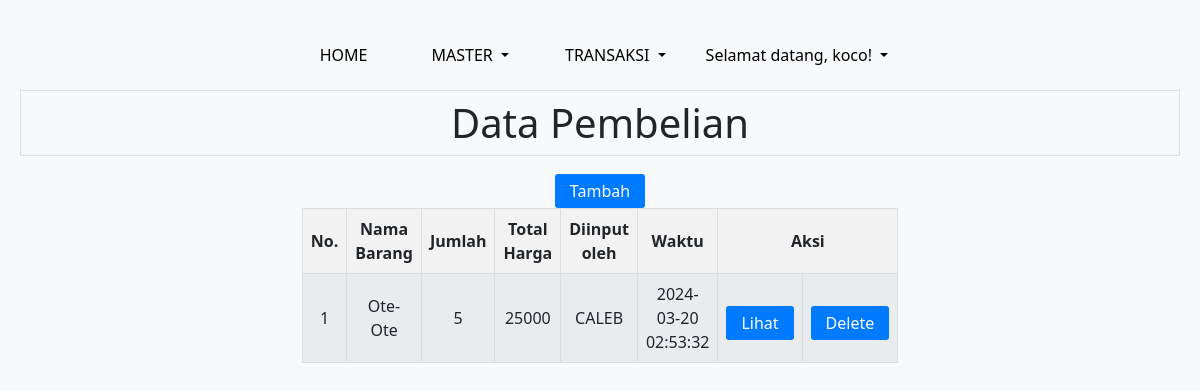
The app's page /pembelian.php (signed in) with its own data.
### tables this page shows
CREATE TABLE `pembelian` (
  `id` int(10) UNSIGNED NOT NULL,
  `id_barang` int(10) UNSIGNED NOT NULL,
  `jumlah` int(10) UNSIGNED NOT NULL,
  `total_harga` int(10) UNSIGNED NOT NULL,
  `id_staff` int(10) UNSIGNED NOT NULL,
  `created_at` timestamp NOT NULL DEFAULT current_timestamp(),
  `updated_at` timestamp NULL DEFAULT NULL ON UPDATE current_timestamp()
);

CREATE TABLE `barang` (
  `id` int(10) UNSIGNED NOT NULL,
  `nama` varchar(50) NOT NULL,
  `kategori` enum('makanan','minuman') NOT NULL,
  `stok` int(10) UNSIGNED NOT NULL,
  `harga_beli` int(10) UNSIGNED NOT NULL,
  `harga_jual` int(11) UNSIGNED NOT NULL,
  `created_at` timestamp NOT NULL DEFAULT current_timestamp(),
  `updated_at` timestamp NULL DEFAULT NULL ON UPDATE current_timestamp()
);

CREATE TABLE `user` (
  `id` int(10) UNSIGNED NOT NULL,
  `username` varchar(50) NOT NULL,
  `password` varchar(255) NOT NULL,
  `level` enum('BOS','admin','keuangan','logistik') NOT NULL,
  `created_at` timestamp NOT NULL DEFAULT current_timestamp(),
  `updated_at` timestamp NULL DEFAULT NULL ON UPDATE current_timestamp()
);

### pembelian.php (the view, shortened to what this page needs)
<!DOCTYPE html>
<html>
<head>
    <link href="https://cdn.jsdelivr.net/npm/bootstrap@5.3.0/dist/css/bootstrap.min.css" rel="stylesheet">
    <link rel="stylesheet" href="menu.css">
</head>
<body>
    <?php include "menu.php"; ?>
    <?php
    require "koneksi.php";
    $sql = "SELECT pembelian.id, barang.nama as nama_barang, pembelian.jumlah, pembelian.total_harga, user.username, pembelian.created_at FROM barang JOIN pembelian on barang.id = pembelian.id_barang JOIN user ON user.id = pembelian.id_staff ORDER BY pembelian.created_at DESC";
    $query = mysqli_query($koneksi, $sql);
    ?>
    <div>
        <h1>Data Pembelian</h1>
        <form action="new-pembelian.php" method="GET">
            <button type="submit">Tambah</button>
        </form>
        <table>
            <tr>
                <th>No.</th>
                <th>Nama Barang</th>
                <th>Jumlah</th>
                <th>Total Harga</th>
                <th>Diinput oleh</th>
                <th>Waktu</th>
                <th colspan="2">Aksi</th>
            </tr>
            <?php $i = 1; ?>
            <?php while ($pembelian = mysqli_fetch_array($query)) : ?>
                <tr>
                    <td><?= $i ?></td>
                    <td><?= $pembelian["nama_barang"] ?></td>
                    <td><?= $pembelian["jumlah"] ?></td>
                    <td><?= $pembelian["total_harga"] ?></td>
                    <td><?= $pembelian["username"] ?></td>
                    <td><?= $pembelian["created_at"] ?></td>
                    <td>
                        <form action="read-pembelian.php" method="GET">
                            <button type="submit">Lihat</button>
                        </form>
                    </td>
                    <td>
                        <form action="delete-pembelian.php" method="POST" onsubmit="return konfirmasi(this)">
                            <button type="submit">Delete</button>
                        </form>
                    </td>
                </tr>
                <?php $i++; ?>
            <?php endwhile ?>
        </table>
    </div>
</body>
</html>

### pembelian.php (style rules this page uses)
body { padding: 20px; background-color: #f8f9fa; }
table { border-collapse: collapse; width: 50%; margin: 0 auto; background-color: #e9ecef; }
th, td, h1 { border: 1px solid #ddd; padding: 8px; text-align: center; }
th { background-color: #f2f2f2; }
form { text-align: center; }
button { margin-top: 10px; padding: 5px 15px; background-color: #007bff; color: white; border: none; border-radius: 3px; cursor: pointer; }

### records on screen
pembelian: id_barang.nama "Ote-Ote", jumlah "5", total_harga "25000", id_staff.username "CALEB", created_at "2024-03-20 02:53:32"

### other values on screen
$_SESSION["username"] "koco"
